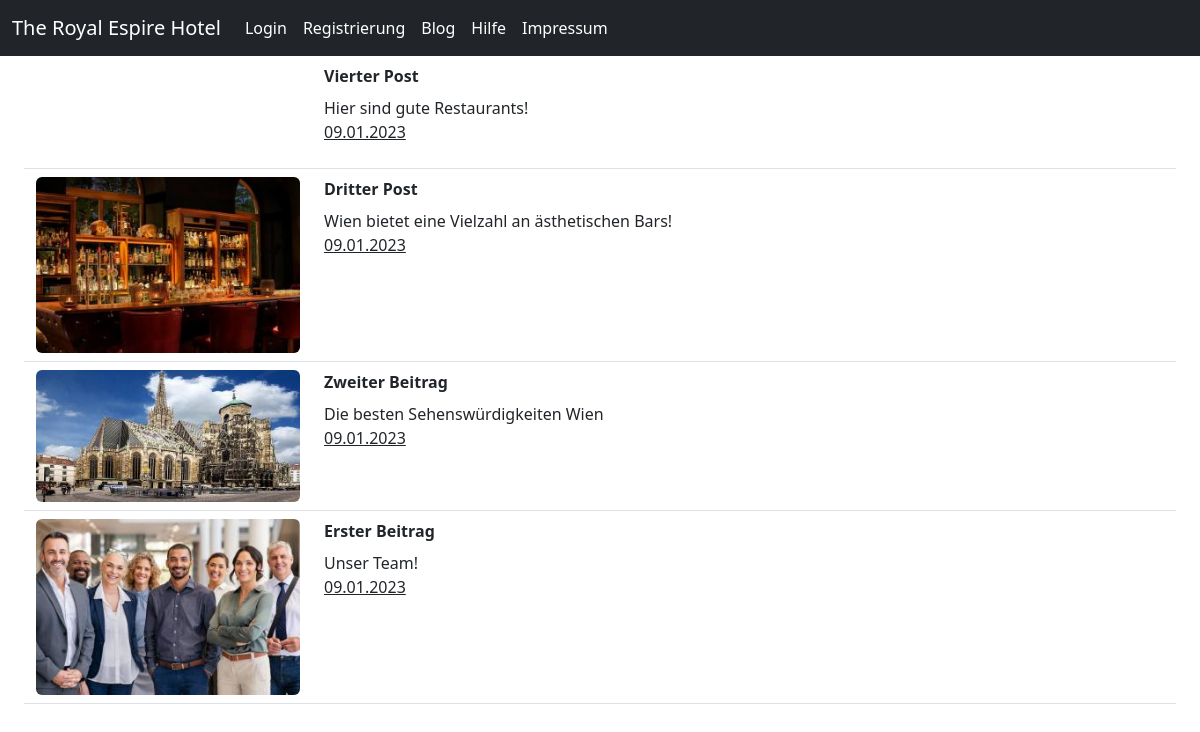
The page /blog.php on the database as committed earlier.
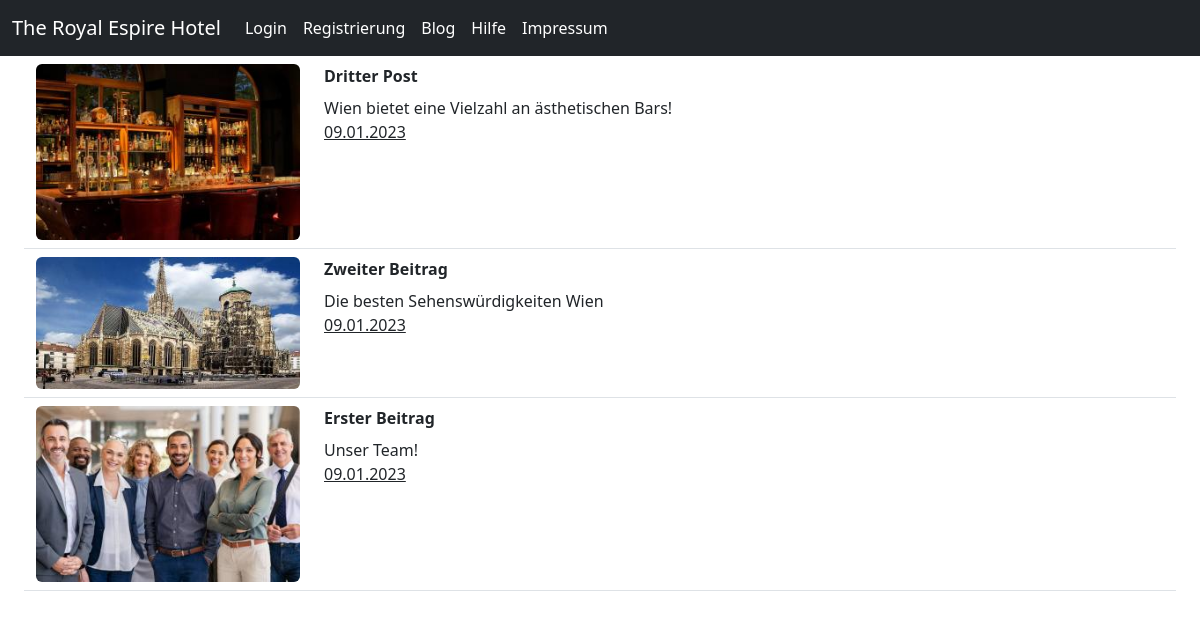
The same page on the database as committed later.
### tables this page shows
CREATE TABLE `news` (
  `id` int(11) NOT NULL,
  `title` varchar(260) NOT NULL,
  `uploadtime` int(50) NOT NULL,
  `text` text NOT NULL,
  `path` varchar(260) NOT NULL,
  `keyword` varchar(100) NOT NULL
);

### logic/news_upload.php (the view, shortened to what this page needs)
<?php
$uploadDirPic = "uploads/news/";
?>
<!DOCTYPE html>
<html lang="en">
<head>
</head>
<body>
    <div class="container-fluid">
        <?php if (file_exists($uploadDirPic)) {
            require_once('config/dbaccess.php');
            $db_obj = new mysqli($host, $user, $password, $database);
            $sql = "SELECT * FROM `news` ORDER BY `uploadtime` DESC";
            $result = $db_obj->query($sql);
            if ($result) {
                if ($result->num_rows > 0) { ?>
                    <div class="container-fluid">
                        <?php while ($row = $result->fetch_assoc()) { ?>
                            <a style="text-decoration: none" href="https://www.1000things.at/suche/<?php echo $row["keyword"] ?>" class="text-dark">
                                <div class="row mt-2 border-bottom pb-2">
                                    <div class="col-3">
                                        <img src="<?php echo $row["path"] . "?" . time() ?>" class="img-fluid shadow-1-strong rounded" alt="<?php $row["title"] ?>" />
                                    </div>
                                    <div class="col-9">
                                        <p class="mb-2"><strong><?php echo $row["title"] ?></strong></p>
                                        <p>
                                            <?php echo $row["text"];
                                            echo "<br><u>" . date("d.m.Y", $row["uploadtime"]) . "</u>";
                                            ?>
                                        </p>
                                    </div>
                                </div>
                            </a>
                        <?php } ?>
                    </div>
                <?php
                }
            }
            $db_obj->close(); ?>
        <?php } ?>
    </div>
</body>
</html>

### blog.php (shortened to what this page needs)
<!DOCTYPE html>
<html lang="en">
<head>
</head>
<body>
    <?php include "inc/nav.php"; ?>
    <div class="container-fluid">
        <div>
            <?php include "logic/news_upload.php"; ?>
        </div>
    </div>
</body>
</html>

### inc/bootstrap.php (shortened to what this page needs)
<!DOCTYPE html>
<html lang="en">
<head>
    <link href="inc/style.css" rel="stylesheet">
    <link href="https://cdn.jsdelivr.net/npm/bootstrap@5.2.2/dist/css/bootstrap.min.css" rel="stylesheet">
</head>
<body>
</body>
</html>

### inc/nav.php (shortened to what this page needs)
<?php
include "bootstrap.php"; ?>
<nav class="navbar navbar-expand-lg bg-dark">
    <div class="container-fluid">
        <a class="navbar-brand" href="index.php" style="color:white;">The Royal Espire Hotel</a>
        <div class="collapse navbar-collapse" id="navbarSupportedContent">
            <ul class="navbar-nav me-auto mb-2 mb-lg-0">
                <?php if (!isset($_SESSION["username"])) { ?>
                    <li class="nav-item">
                        <a class="nav-link" href="login.php" style="color:white;">Login</a>
                    </li>
                <?php } ?>
                <?php if (!isset($_SESSION["username"])) { ?>
                    <li class="nav-item">
                        <a class="nav-link" href="registrierung.php" style="color:white;">Registrierung</a>
                    </li>
                <?php } ?>
                <li class="nav-item">
                    <a class="nav-link" href="blog.php" style="color:white;">Blog</a>
                </li>
                <li class="nav-item">
                    <a class="nav-link" href="hilfe.php" style="color:white;">Hilfe</a>
                </li>
                <li class="nav-item">
                    <a class="nav-link" href="impressum.php" style="color:white;">Impressum</a>
                </li>
            </ul>
        </div>
    </div>
</nav>

Rows that differ between the two databases and show on the page:
removed news: title "Vierter Post", text "Hier sind gute Restaurants!", uploadtime "09.01.2023"
